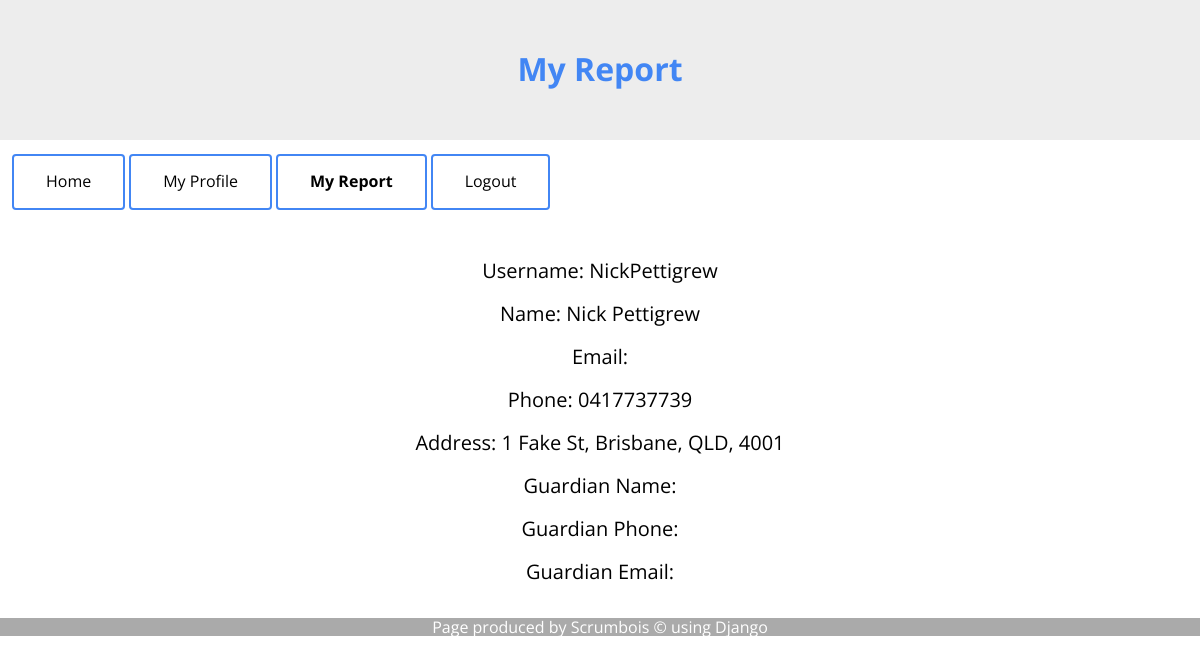
The page /report (signed in) on the database its author committed.
### accounts/models.py (models this page shows)
class User(AbstractUser):
	STATE_CHOICES = (
        ("QLD", 'Queensland'),
        ("NSW", 'New South Wales'),
        ("ACT", 'ACT'),
        ("VIC", 'Victoria'),
        ("TAS", 'Tasmania'),
        ("SA", 'South Australia'),
        ("WA", 'Western Australia'),
        ("NT", 'Northern Territory')
    )
	mobile_number = models.CharField(max_length = 10, default ="")
	street_number = models.CharField(default = "", max_length = 4)
	street_name = models.CharField(max_length = 40, default ="")
	suburb = models.CharField(max_length = 20, default = "")
	state = models.CharField(max_length = 3, default = "QLD", choices = STATE_CHOICES )
	post_code = models.CharField(max_length = 4, default = "")
	under_18 = models.BooleanField(default = "False")
	guardian_first_name = models.CharField(max_length = 40, default ="", blank = 'True')
	guardian_last_name = models.CharField(max_length = 40, default ="", blank = 'True')
	guardian_mobile_number = models.CharField(max_length = 10, default ="", blank = 'True')
	guardian_email = models.EmailField(max_length=254, default = "", blank = 'True')

### schedule/views.py (the view)
# urls.py: path('report', views.report, name='report'),
def report(request):
	return render(request, 'schedule/report.html')

### schedule/templates/schedule/report.html (shortened to what this page needs)
{% extends "general_template.html" %}
{% block body_header %}
{% if user.is_authenticated %}
	<h1>My Report</h1>
{% else %}
	<h1>Mika's Music Academy</h1>
{% endif %}
{% endblock %}
{% block navigation %}
{% if user.is_authenticated %}
	<a class="button button1" href="{% url 'index' %}">Home</a>
	<a class="button button1" href="{% url 'profile' %}">My Profile</a>
	<a class="button button1" href="{% url 'report' %}"><strong>My Report</strong></a>
	<a class="button button1" href="{% url 'logout' %}">Logout</a>
{% endif %}
{% endblock %}
{% block content %}
{% if user.is_authenticated %}
	<p>Username: {{ user.get_username }}</p>
	<p>Name: {{ user.get_full_name }}</p>
	<p>Email: {{ lesson.lesson_time }}</p>
	<p>Phone: {{ user.mobile_number }}</p>
	<p>Address: {{ user.street_number }} {{ user.street_name }}, {{ user.suburb }}, {{ user.state }}, {{ user.post_code }}</p>
	<p>Guardian Name: {{ user.guardian_first_name }} {{ user.guardian_last_name }}</p>
	<p>Guardian Phone: {{ user.guardian_mobile_number }}</p>
	<p>Guardian Email: {{ user.guardian_email }}</p>
{% else %}
	<a class="button button1" href="{% url 'login' %}">Login</a>
	<a class="button button1" href="{% url 'register' %}">Register</a>
{% endif %}
{% endblock %}

### schedule/static/css/style.css (style rules this page uses)
* { font-family: 'Open Sans', sans-serif; }
h1 { color: #4286f4; text-align: center; }
.button { background-color: #4286f4; border-radius: 4px; color: white; padding: 16px 32px; text-align: center; display: inline-block; font-size: 16px; margin: 4px 2px; -webkit-transition-duration: 0.4s; transition-duration: 0.4s; cursor: pointer; text-decoration: none; height: 20px; }
.button1 { background-color: white; color: black; border: 2px solid #4286f4; }
p { font-size: 20px; color:black; }

### rows shown on the page
User: get_username "NickPettigrew", get_full_name "Nick Pettigrew", mobile_number "0417737739", street_number "1", street_name "Fake St", suburb "Brisbane", state "QLD", post_code "4001"
